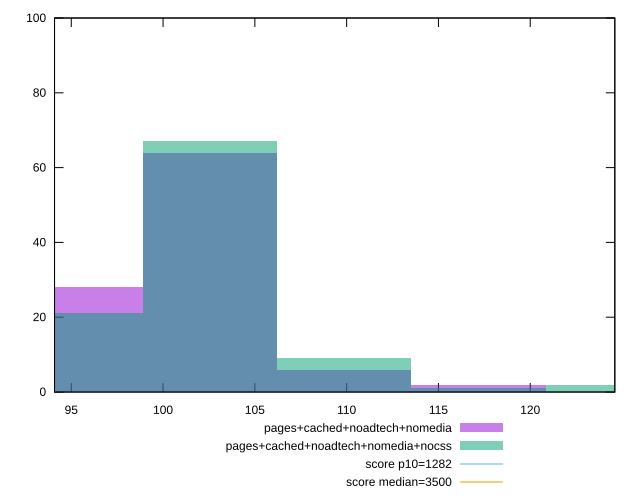

This chart was generated by the following gnuplot code:
reset

$pagesCachedNoadtechNomedia <<EOF
109.86808873005418 6
102.5435494813839 64
95.21901023271363 28
117.19262797872446 2
EOF

$pagesCachedNoadtechNomediaNocss <<EOF
109.86808873005418 9
102.5435494813839 67
95.21901023271363 21
124.51716722739474 2
117.19262797872446 1
EOF

set key outside below
set boxwidth 7.324539248670279
set xrange [94.088:124.60800000000002]
set yrange [0:100]
set trange [0:100]
set style fill transparent solid 0.5 noborder

set parametric
set terminal svg size 640, 500 enhanced background rgb 'white'
set output "report_00018_2021-02-10T15-25-16.877Z/bootup-time/comparison/histogram/3_vs_4.svg"

plot $pagesCachedNoadtechNomedia title "pages+cached+noadtech+nomedia" with boxes, \
     $pagesCachedNoadtechNomediaNocss title "pages+cached+noadtech+nomedia+nocss" with boxes, \
     1282,t title "score p10=1282", \
     3500,t title "score median=3500"

reset
